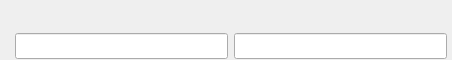
           <widget class="QWidget" name="horizontalWidget_10" native="true">
            <property name="minimumSize">
             <size>
              <width>0</width>
              <height>60</height>
             </size>
            </property>
            <property name="maximumSize">
             <size>
              <width>16777215</width>
              <height>60</height>
             </size>
            </property>
            <layout class="QHBoxLayout" name="horizontalLayout_23">
             <property name="leftMargin">
              <number>15</number>
             </property>
             <property name="rightMargin">
              <number>5</number>
             </property>
             <item>
              <layout class="QVBoxLayout" name="verticalLayout_23">
               <item>
                <layout class="QHBoxLayout" name="horizontalLayout_24">
                 <property name="spacing">
                  <number>0</number>
                 </property>
                 <property name="leftMargin">
                  <number>8</number>
                 </property>
                 <item>
                  <widget class="QLabel" name="minByteLabel">
                   <property name="minimumSize">
                    <size>
                     <width>0</width>
                     <height>18</height>
                    </size>
                   </property>
                   <property name="maximumSize">
                    <size>
                     <width>16777215</width>
                     <height>18</height>
                    </size>
                   </property>
                   <property name="text">
                    <string/>
                   </property>
                  </widget>
                 </item>
                </layout>
               </item>
               <item>
                <widget class="QLineEdit" name="minByteEdit">
                 <property name="minimumSize">
                  <size>
                   <width>213</width>
                   <height>26</height>
                  </size>
                 </property>
                 <property name="maximumSize">
                  <size>
                   <width>16777215</width>
                   <height>26</height>
                  </size>
                 </property>
                 <property name="readOnly">
                  <bool>true</bool>
                 </property>
                </widget>
               </item>
              </layout>
             </item>
             <item>
              <layout class="QVBoxLayout" name="verticalLayout_24">
               <item>
                <layout class="QHBoxLayout" name="horizontalLayout_25">
                 <property name="spacing">
                  <number>0</number>
                 </property>
                 <property name="leftMargin">
                  <number>8</number>
                 </property>
                 <item>
                  <widget class="QLabel" name="pinMapLabel">
                   <property name="minimumSize">
                    <size>
                     <width>0</width>
                     <height>18</height>
                    </size>
                   </property>
                   <property name="maximumSize">
                    <size>
                     <width>16777215</width>
                     <height>18</height>
                    </size>
                   </property>
                   <property name="text">
                    <string/>
                   </property>
                  </widget>
                 </item>
                </layout>
               </item>
               <item>
                <widget class="QLineEdit" name="pinMapEdit">
                 <property name="minimumSize">
                  <size>
                   <width>213</width>
                   <height>26</height>
                  </size>
                 </property>
                 <property name="maximumSize">
                  <size>
                   <width>16777215</width>
                   <height>26</height>
                  </size>
                 </property>
                 <property name="readOnly">
                  <bool>true</bool>
                 </property>
                </widget>
               </item>
              </layout>
             </item>
            </layout>
           </widget>
